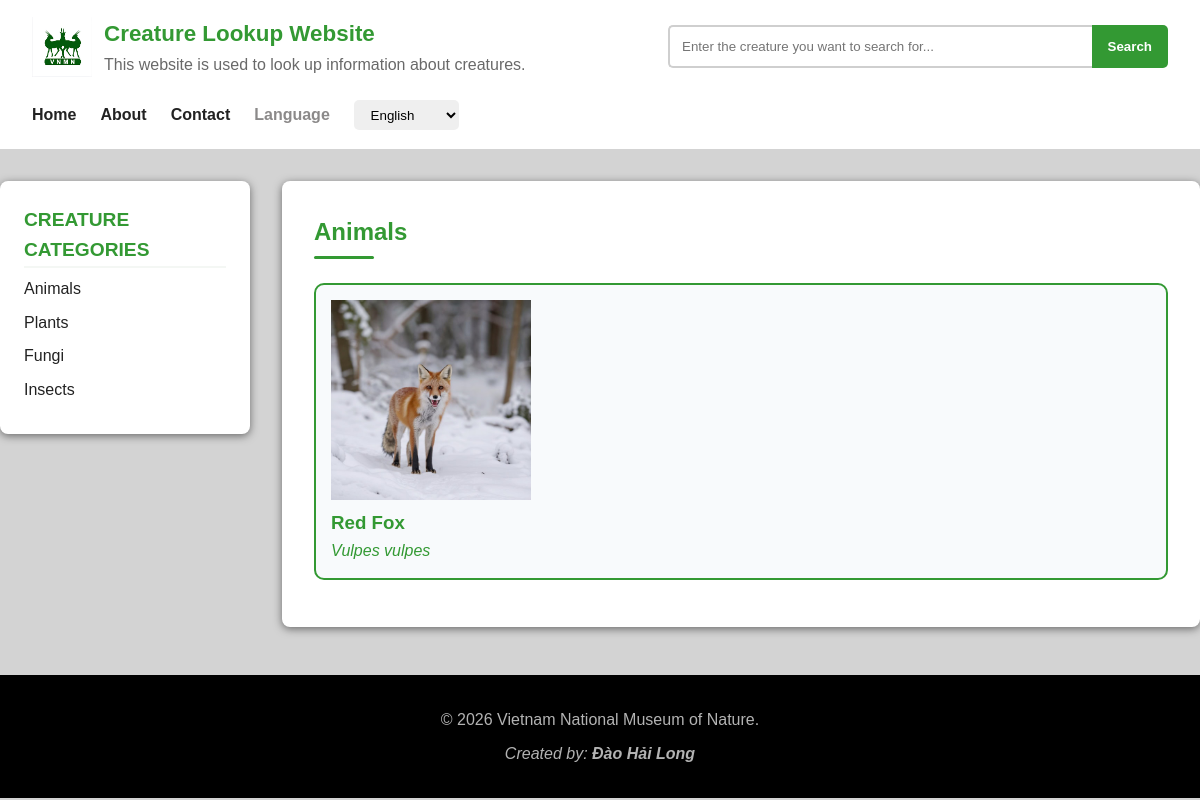
The page /en/creature/animal on the database as committed earlier.
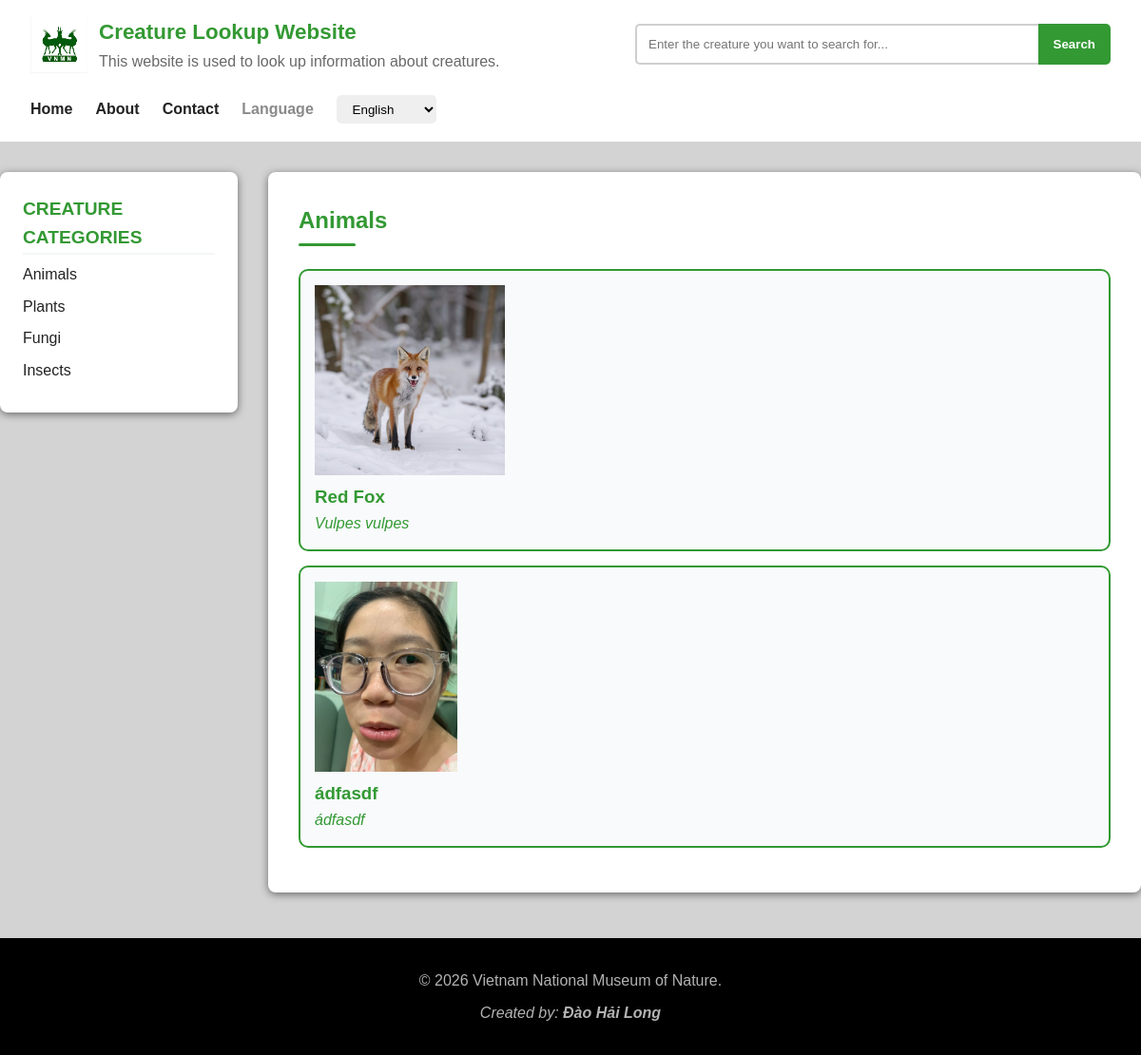
The same page on the database as committed later.
### tables this page shows
CREATE TABLE images (
    id INTEGER PRIMARY KEY AUTOINCREMENT,
    creature_id INTEGER NOT NULL,
    photo TEXT NOT NULL,
    author VARCHAR(255) NOT NULL,
    license VARCHAR(255) NOT NULL,
    source VARCHAR(255) NOT NULL,
    alt_text TEXT NOT NULL,
    alt_text_en TEXT NOT NULL,

    FOREIGN KEY (creature_id) REFERENCES creatures(id)
);

CREATE TABLE translations (
id INTEGER PRIMARY KEY AUTOINCREMENT,
creature_id INTEGER NOT NULL,
language VARCHAR(2) NOT NULL,
species VARCHAR(255) NOT NULL,
quick_summary TEXT NOT NULL,

FOREIGN KEY (creature_id) REFERENCES creatures(id),
UNIQUE (creature_id, language)
);

CREATE TABLE creatures (
    id INTEGER PRIMARY KEY AUTOINCREMENT,
    category VARCHAR(50) NOT NULL,
    era VARCHAR(50) NOT NULL,
    scientific_name VARCHAR(255) NOT NULL UNIQUE,
    taxonomic_domain VARCHAR(255) NOT NULL,
    taxonomic_kingdom VARCHAR(255) NOT NULL,
    taxonomic_phylum VARCHAR(255) NOT NULL,
    taxonomic_class VARCHAR(255) NOT NULL,
    taxonomic_order VARCHAR(255) NOT NULL,
    taxonomic_family VARCHAR(255) NOT NULL,
    taxonomic_genus VARCHAR(255) NOT NULL
);

### app.py (the view)
@app.route("/en/creature/<category>")
def creature_category_en(category):
    allowed_categories = {
        "animal",
        "plant",
        "fungus",
        "insects"
    }
    if category not in allowed_categories:
        return apology("Category not found.", language="en")
    db = get_db()
    creatures = db.execute("""SELECT creatures.id, translations.species, creatures.scientific_name, images.photo, images.alt_text_en
                                FROM creatures
                                JOIN translations ON translations.creature_id = creatures.id
                                JOIN images ON images.creature_id = creatures.id
                                WHERE creatures.category = ? AND translations.language = 'en'
                                ORDER BY translations.species""", (category,)).fetchall()
    return render_template("en/creature.html", creatures=creatures, category=category, language="en")

### app.py (called while the page is built)
def get_db():
    db = getattr(g, "_database", None)
    if db == None:
        db = g._database = sqlite3.connect("animals.db")
        db.row_factory = sqlite3.Row
    return db

@app.teardown_appcontext
def close_connection(exception):
    db = getattr(g, "_database", None)
    if db != None:
        db.close()

### templates/en/creature.html (shortened to what this page needs)
{% extends 'en/layout2.html' %}
{% block main %}
<section class="main-content">
    {% if category == "animal" %}
        <h2>Animals</h2>
    {% elif category == "plant" %}
        <h2>Plants</h2>
    {% elif category == "fungus" %}
        <h2>Fungi</h2>
    {% elif category == "insects" %}
        <h2>Insects</h2>
    {% endif %}
    {% for creature in creatures %}
        <a href="{{ url_for('creature_info', creature_id=creature['id']) }}" class="animal-link">
            <div class="animals">
                <img src="{{ url_for('static', filename=creature['photo']) }}" alt="{{ creature['alt_text_en'] }}" />
                <h3>{{ creature['species'] }}</h3>
                <p><i>{{ creature['scientific_name'] }}</i></p>
            </div>
        </a>
    {% else %}
        <p>This category currently has no creatures yet.</p>
    {% endfor %}
</section>
{% endblock %}

Rows that differ between the two databases and show on the page:
added images: photo (picture), species "ádfasdf", scientific_name "ádfasdf"
